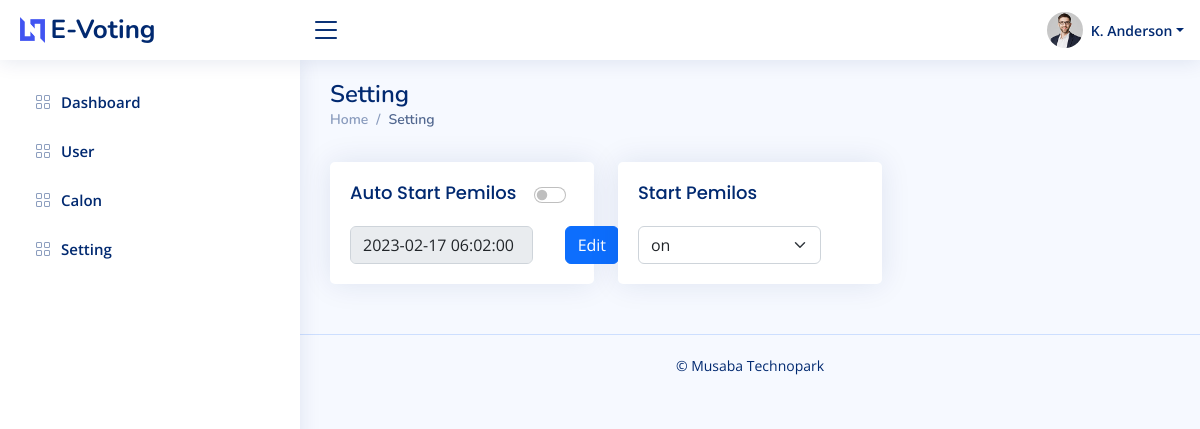
Page /admin/setting.php (signed in) on the earlier database version.
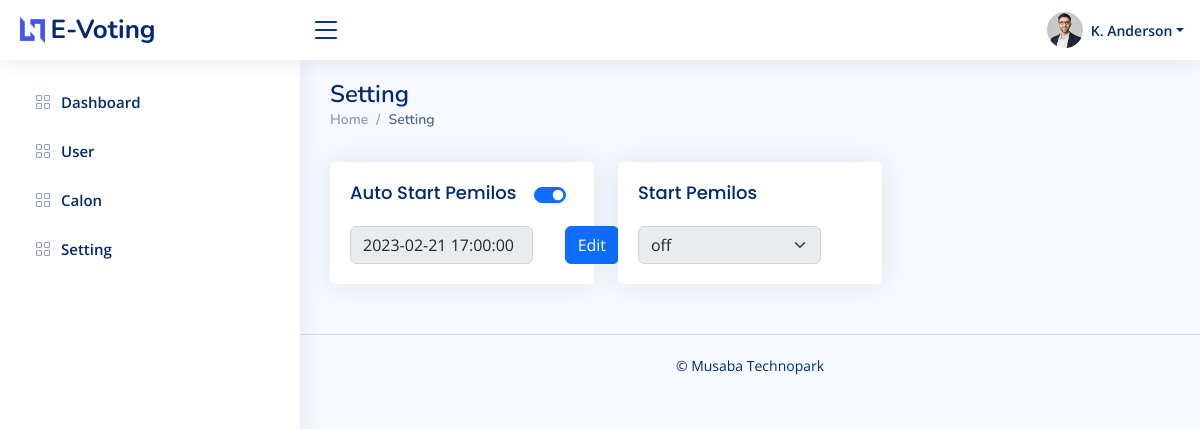
Same page on the later database version.
### tables this page shows
CREATE TABLE `setting` (
  `id` int NOT NULL,
  `start_pemilos` timestamp NOT NULL,
  `pemilos` int NOT NULL,
  `on_datetime` int NOT NULL
);

### admin/setting.php (the view, shortened to what this page needs)
<?php
include '../database/koneksi.php';
include 'header.php';
include 'sidebar.php';
?>
<link rel='stylesheet' href='https://cdn.jsdelivr.net/npm/sweetalert2@7.12.15/dist/sweetalert2.min.css'>
<main id="main" class="main">
    <div class="pagetitle">
        <h1>Setting</h1>
        <nav>
            <ol class="breadcrumb">
                <li class="breadcrumb-item">
                    <p>Home</p>
                </li>
                <li class="breadcrumb-item active">Setting</li>
            </ol>
        </nav>
    </div>
    <?php
    $sql = "SELECT * FROM setting";
    $query = $db->query($sql);
    $data = $query->fetch_object();
    ?>
    <section class="section">
        <div class="row">
            <div class="col-lg-4">
                <div class="card">
                    <div class="card-body">
                        <div class="btn-toolbar justify-content-between" role="toolbar" aria-label="Toolbar with button groups">
                            <h5 class="card-title">Auto Start Pemilos</h5>
                            <div class="form-check form-switch">
                                <input class="form-check-input" type="checkbox" onclick="switchonof()" role="switch" id="switch" style="margin-top: 25px !important;" <?= ($data->on_datetime == 1) ? 'checked' : ''; ?> data-bs-target="#alert">
                            </div>
                        </div>
                        <div class="row">
                            <div class="col-lg-10">
                                <input class="form-control" value="<?= $data->start_pemilos ?>" disabled>
                            </div>
                            <div class="col-lg-2">
                                <button type="button" class="btn btn-primary ms-2" data-bs-toggle="modal" data-bs-target="#edit">
                                    Edit
                                </button>
                            </div>
                        </div>
                    </div>
                </div>
            </div>
            <div class="col-lg-4">
                <div class="card">
                    <div class="card-body">
                        <div class="btn-toolbar justify-content-between" role="toolbar" aria-label="Toolbar with button groups">
                            <h5 class="card-title">Start Pemilos</h5>
                        </div>
                        <div class="row">
                            <div class="col-lg-10">
                                <select class="form-select" onchange="start_pemilos()" aria-label="Default select example" id="start_pemilos" <?= ($data->on_datetime == 1) ? 'disabled' : ''; ?>>
                                    <?php
                                    $switch = ['on' => '1', 'off' => '0'];
                                    foreach ($switch as $key => $value) :
                                    ?>
                                        <option value="<?= $value; ?>" <?= ($value == $data->pemilos) ? 'selected' : '' ?>><?= $key; ?></option>
                                    <?php endforeach; ?>
                                </select>
                            </div>
                        </div>
                    </div>
                </div>
            </div>
        </div>
    </section>
</main>
<?php include 'footer.php'; ?>

Differences in the rows shown:
changed setting: on_datetime "☐" → "☑"; start_pemilos "2023-02-17 06:02:00" → "2023-02-21 17:00:00"; pemilos+on_datetime "on" → "off"
